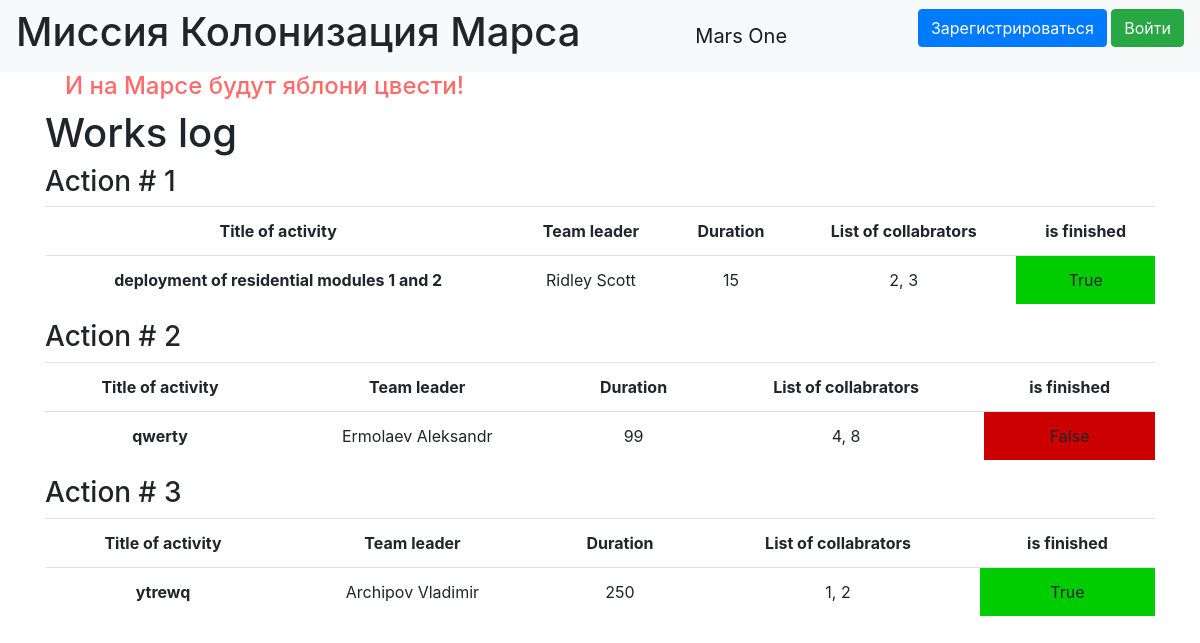
/index, run on the app's committed database.
### data/jobs.py (models this page shows, shortened)
class Job(SqlAlchemyBase, UserMixin, SerializerMixin):
    __tablename__ = 'jobs'
    id = sqlalchemy.Column(sqlalchemy.Integer,
                           primary_key=True, autoincrement=True)
    team_leader = sqlalchemy.Column(sqlalchemy.Integer, nullable=True)
    job = sqlalchemy.Column(sqlalchemy.String, nullable=True)
    work_size = sqlalchemy.Column(sqlalchemy.Integer, nullable=True)
    collaborators = sqlalchemy.Column(sqlalchemy.String, nullable=True)
    start_date = sqlalchemy.Column(sqlalchemy.DateTime,
                                     default=datetime.datetime.now)
    end_date = sqlalchemy.Column(sqlalchemy.DateTime,
                                     default=datetime.datetime.now)
    is_finished = sqlalchemy.Column(sqlalchemy.Boolean, nullable=True)

### main.py (the view)
@app.route('/')
@app.route('/index')
def index(**param):
    jobs = db_sess.query(Job).all()
    users = db_sess.query(User).all()
    names = {}
    for user in users:
        names[user.id] = f"{user.surname} {user.name}"
    print(names)
    return render_template('index.html', jobs=jobs, names=names, **param)

### templates/index.html
{% extends "base.html" %}
{% block content %}
<h1>Works log</h1>
{% for job in jobs %}
<h3>Action # {{ loop.index }}</h3>
<table class="table">
  <tread>
    <tr>
      <th scope="col">Title of activity</th>
      <th scope="col">Team leader</th>
      <th scope="col">Duration</th>
      <th scope="col">List of collabrators</th>
      <th scope="col">is finished</th>
    </tr>
  </tread>
  <tr>
    <th scope="row">{{ job.job }}</th>
    <td>{{ names[job.team_leader] }}</td>
    <td>{{ job.work_size }}</td>
    <td>{{ job.collaborators }}</td>
    {% if job.is_finished %}
    <td bgcolor="00cc00">{{ job.is_finished }}</td>
    {% else %}
    <td bgcolor="cc0000">{{ job.is_finished }}</td>
    {% endif %}
  </tr>
</table>
{% endfor %}
{% endblock %}

### static/css/style.css (style rules this page uses)
table { text-align: center; margin-left: auto; margin-right: auto; }

### data on the page
Job: job "deployment of residential modules 1 and 2", team_leader "Ridley Scott", work_size "15", collaborators "2, 3", is_finished "True"
Job: job "qwerty", team_leader "Ermolaev Aleksandr", work_size "99", collaborators "4, 8", is_finished "False"
Job: job "ytrewq", team_leader "Archipov Vladimir", work_size "250", collaborators "1, 2", is_finished "True"
